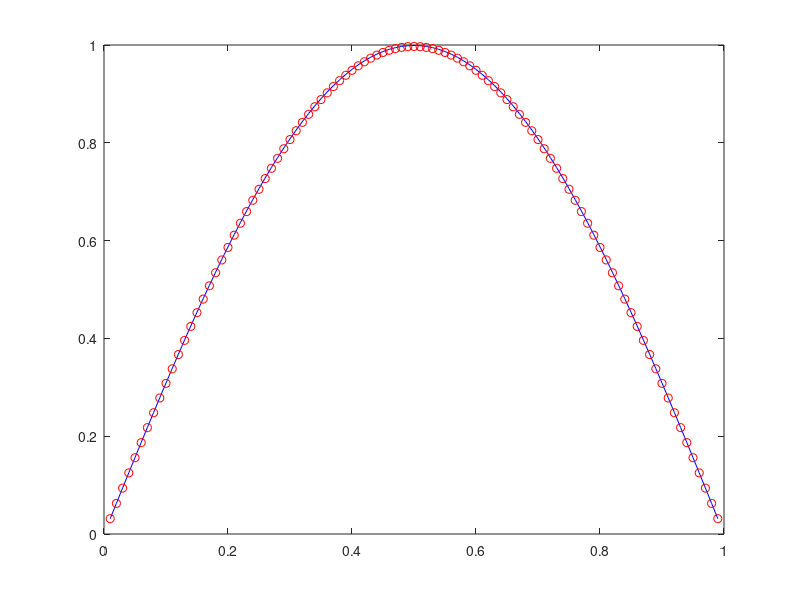

Reproduce this figure in MATLAB.
%%%%%%%%%%%%%%%%%%%%%%%%%%%%%%%%%%%%%%%%%%%%%%%%%%%
%%%%%%%% u_t=u_xx+lambda*u*(1-u) %%%%%%%%%%%%%%%%%%
%%%%%%%% IC: u(0,x)=sin(pi*x)    %%%%%%%%%%%%%%%%%%
%%%%%%%% BC: u(t,0)=0,           %%%%%%%%%%%%%%%%%%
%%%%%%%%     u(t,1)=0; t>0       %%%%%%%%%%%%%%%%%%
%%%%%    u(t,x)= exp(-pi^2*lambda*t)*sin(pi*x)%
%%%%%%%%%%%%%%%%%%%%%%%%%%%%%%%%%%%%%%%%%%%%%%%%%%%
clear all;
close all;
format long;
N=100;
x0=0;
xN=1;
t0=0;
tN=1;
lambda=.1;
h=(xN-x0)/N;
dt=0.0001;
for j=1:N-1
    x(j)=j*h;
    U0(j)=sin(pi*x(j));
end
F=zeros(N-1,1);
A=zeros(N-1,N-1);
U1=zeros(N-1,1);
mu=dt/(h^2);
nt=fix((tN-t0)/dt);
U=ones(N-1,1);
error=1000;
tol=1.e-8;
k1=0;
t=0;
while error>tol
    F(1)=(1+2*mu)*U(1)-mu*U(2)-lambda*dt*U(1)+lambda*dt*(U(1)*U(1))-U0(1);
    for i=2:N-2
         F(i)=-mu*U(i-1)+(1+2*mu)*U(i)-mu*U(i+1)-lambda*dt*U(i)+lambda*dt*(U(i)*U(i))-U0(i);
    end
    F(N-1)=-mu*U(N-2)+(1+2*mu)*U(N-1)-lambda*dt*U(N-1)+lambda*dt*(U(N-1)*U(N-1))-U0(N-1);
    for i=1:N-1
        A(i,i)=1+2*mu-lambda*dt+2*lambda*dt*U(i);
    end
    for i=1:N-2
        A(i,i+1)=-mu;
        A(i+1,i)=-mu;
    end
    DT=A\F;
    U1=U-DT;
    k1=k1+1;
    error=max(abs(U1-U));
    U=U1;
    t=t+dt;
end

for j=1:N-1
%     Ue(j)=exp(-pi^2*lambda*t)*sin(pi*x(j));
      Ue(j)=exp(-pi^2*t)*sin(pi*x(j));
end

[U1 Ue']
err=max(abs(U1-Ue'))

plot(x,U1,'b',x,Ue,'ro')